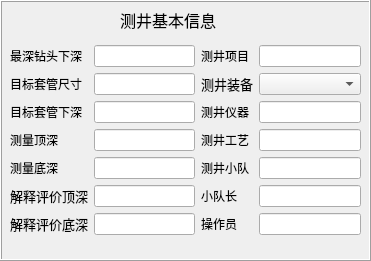
     <widget class="QFrame" name="frame_6">
      <property name="geometry">
       <rect>
        <x>760</x>
        <y>60</y>
        <width>371</width>
        <height>261</height>
       </rect>
      </property>
      <property name="styleSheet">
       <string notr="true">font: 10pt &quot;黑体&quot;;</string>
      </property>
      <property name="frameShape">
       <enum>QFrame::Box</enum>
      </property>
      <property name="frameShadow">
       <enum>QFrame::Raised</enum>
      </property>
      <widget class="QLabel" name="label_94">
       <property name="geometry">
        <rect>
         <x>120</x>
         <y>10</y>
         <width>101</width>
         <height>20</height>
        </rect>
       </property>
       <property name="font">
        <font>
         <family>黑体</family>
         <pointsize>12</pointsize>
         <weight>50</weight>
         <italic>false</italic>
         <bold>false</bold>
        </font>
       </property>
       <property name="styleSheet">
        <string notr="true">font: 12pt &quot;黑体&quot;;</string>
       </property>
       <property name="text">
        <string>测井基本信息</string>
       </property>
      </widget>
      <widget class="QWidget" name="layoutWidget">
       <property name="geometry">
        <rect>
         <x>10</x>
         <y>40</y>
         <width>351</width>
         <height>201</height>
        </rect>
       </property>
       <layout class="QGridLayout" name="gridLayout">
        <item row="0" column="0">
         <layout class="QGridLayout" name="gridLayout_16">
          <item row="4" column="0">
           <widget class="QLabel" name="label_92">
            <property name="styleSheet">
             <string notr="true">font: 10pt &quot;黑体&quot;;</string>
            </property>
            <property name="text">
             <string>测量底深</string>
            </property>
           </widget>
          </item>
          <item row="2" column="1">
           <widget class="QLineEdit" name="lineEdit_109">
            <property name="styleSheet">
             <string notr="true">font: 10pt &quot;黑体&quot;;</string>
            </property>
           </widget>
          </item>
          <item row="6" column="0">
           <widget class="QLabel" name="label_84">
            <property name="font">
             <font>
              <family>黑体</family>
              <pointsize>10</pointsize>
              <weight>50</weight>
              <italic>false</italic>
              <bold>false</bold>
              <underline>false</underline>
             </font>
            </property>
            <property name="styleSheet">
             <string notr="true">font: 10pt &quot;黑体&quot;;</string>
            </property>
            <property name="text">
             <string>解释评价顶深</string>
            </property>
           </widget>
          </item>
          <item row="0" column="1">
           <widget class="QLineEdit" name="lineEdit_102">
            <property name="styleSheet">
             <string notr="true">font: 10pt &quot;黑体&quot;;</string>
            </property>
           </widget>
          </item>
          <item row="2" column="0">
           <widget class="QLabel" name="label_90">
            <property name="styleSheet">
             <string notr="true">font: 10pt &quot;黑体&quot;;</string>
            </property>
            <property name="text">
             <string>目标套管下深</string>
            </property>
           </widget>
          </item>
          <item row="7" column="1">
           <widget class="QLineEdit" name="lineEdit_105">
            <property name="styleSheet">
             <string notr="true">font: 10pt &quot;黑体&quot;;</string>
            </property>
            <property name="text">
             <string/>
            </property>
           </widget>
          </item>
          <item row="1" column="1">
           <widget class="QLineEdit" name="lineEdit_108">
            <property name="styleSheet">
             <string notr="true">font: 10pt &quot;黑体&quot;;</string>
            </property>
           </widget>
          </item>
          <item row="1" column="0">
           <widget class="QLabel" name="label_83">
            <property name="styleSheet">
             <string notr="true">font: 10pt &quot;黑体&quot;;</string>
            </property>
            <property name="text">
             <string>目标套管尺寸</string>
            </property>
           </widget>
          </item>
          <item row="4" column="1">
           <widget class="QLineEdit" name="lineEdit_111">
            <property name="styleSheet">
             <string notr="true">font: 10pt &quot;黑体&quot;;</string>
            </property>
           </widget>
          </item>
          <item row="3" column="0">
           <widget class="QLabel" name="label_91">
            <property name="styleSheet">
             <string notr="true">font: 10pt &quot;黑体&quot;;</string>
            </property>
            <property name="text">
             <string>测量顶深</string>
            </property>
           </widget>
          </item>
          <item row="6" column="1">
           <widget class="QLineEdit" name="lineEdit_103">
            <property name="styleSheet">
             <string notr="true">font: 10pt &quot;黑体&quot;;</string>
            </property>
            <property name="text">
             <string/>
            </property>
           </widget>
          </item>
          <item row="3" column="1">
           <widget class="QLineEdit" name="lineEdit_110">
            <property name="styleSheet">
             <string notr="true">font: 10pt &quot;黑体&quot;;</string>
            </property>
           </widget>
          </item>
          <item row="7" column="0">
           <widget class="QLabel" name="label_85">
            <property name="font">
             <font>
              <family>黑体</family>
              <pointsize>10</pointsize>
              <weight>50</weight>
              <italic>false</italic>
              <bold>false</bold>
              <underline>false</underline>
             </font>
            </property>
            <property name="styleSheet">
             <string notr="true">font: 10pt &quot;黑体&quot;;</string>
            </property>
            <property name="text">
             <string>解释评价底深</string>
            </property>
           </widget>
          </item>
          <item row="0" column="0">
           <widget class="QLabel" name="label_88">
            <property name="styleSheet">
             <string notr="true">font: 10pt &quot;黑体&quot;;</string>
            </property>
            <property name="text">
             <string>最深钻头下深</string>
            </property>
           </widget>
          </item>
         </layout>
        </item>
        <item row="0" column="1">
         <layout class="QGridLayout" name="gridLayout_10">
          <item row="0" column="1">
           <layout class="QVBoxLayout" name="verticalLayout_16">
            <item>
             <widget class="QLineEdit" name="lineEdit_51">
              <property name="styleSheet">
               <string notr="true">font: 10pt &quot;黑体&quot;;</string>
              </property>
              <property name="text">
               <string/>
              </property>
             </widget>
            </item>
            <item>
             <widget class="QComboBox" name="comboBox_5">
              <property name="styleSheet">
               <string notr="true">font: 10pt &quot;黑体&quot;;</string>
              </property>
             </widget>
            </item>
            <item>
             <widget class="QLineEdit" name="lineEdit_42">
              <property name="styleSheet">
               <string notr="true">font: 10pt &quot;黑体&quot;;</string>
              </property>
              <property name="text">
               <string/>
              </property>
             </widget>
            </item>
            <item>
             <widget class="QLineEdit" name="lineEdit_100">
              <property name="styleSheet">
               <string notr="true">font: 10pt &quot;黑体&quot;;</string>
              </property>
              <property name="text">
               <string/>
              </property>
             </widget>
            </item>
            <item>
             <widget class="QLineEdit" name="lineEdit_43">
              <property name="styleSheet">
               <string notr="true">font: 10pt &quot;黑体&quot;;</string>
              </property>
              <property name="text">
               <string/>
              </property>
             </widget>
            </item>
            <item>
             <widget class="QLineEdit" name="lineEdit_54">
              <property name="styleSheet">
               <string notr="true">font: 10pt &quot;黑体&quot;;</string>
              </property>
              <property name="text">
               <string/>
              </property>
             </widget>
            </item>
            <item>
             <widget class="QLineEdit" name="lineEdit_44">
              <property name="styleSheet">
               <string notr="true">font: 10pt &quot;黑体&quot;;</string>
              </property>
              <property name="text">
               <string/>
              </property>
             </widget>
            </item>
           </layout>
          </item>
          <item row="0" column="0">
           <layout class="QVBoxLayout" name="verticalLayout_15">
            <item>
             <widget class="QLabel" name="label_42">
              <property name="styleSheet">
               <string notr="true">font: 10pt &quot;黑体&quot;;</string>
              </property>
              <property name="text">
               <string>测井项目</string>
              </property>
             </widget>
            </item>
            <item>
             <widget class="QLabel" name="label_36">
              <property name="font">
               <font>
                <family>黑体</family>
                <pointsize>10</pointsize>
                <weight>50</weight>
                <italic>false</italic>
                <bold>false</bold>
                <underline>false</underline>
               </font>
              </property>
              <property name="styleSheet">
               <string notr="true">font: 10pt &quot;黑体&quot;;</string>
              </property>
              <property name="text">
               <string>测井装备</string>
              </property>
             </widget>
            </item>
            <item>
             <widget class="QLabel" name="label_37">
              <property name="styleSheet">
               <string notr="true">font: 10pt &quot;黑体&quot;;</string>
              </property>
              <property name="text">
               <string>测井仪器</string>
              </property>
             </widget>
            </item>
            <item>
             <widget class="QLabel" name="label_80">
              <property name="styleSheet">
               <string notr="true">font: 10pt &quot;黑体&quot;;</string>
              </property>
              <property name="text">
               <string>测井工艺</string>
              </property>
             </widget>
            </item>
            <item>
             <widget class="QLabel" name="label_38">
              <property name="styleSheet">
               <string notr="true">font: 10pt &quot;黑体&quot;;</string>
              </property>
              <property name="text">
               <string>测井小队</string>
              </property>
             </widget>
            </item>
            <item>
             <widget class="QLabel" name="label_39">
              <property name="styleSheet">
               <string notr="true">font: 10pt &quot;黑体&quot;;</string>
              </property>
              <property name="text">
               <string>小队长</string>
              </property>
             </widget>
            </item>
            <item>
             <widget class="QLabel" name="label_49">
              <property name="styleSheet">
               <string notr="true">font: 10pt &quot;黑体&quot;;</string>
              </property>
              <property name="text">
               <string>操作员</string>
              </property>
             </widget>
            </item>
           </layout>
          </item>
         </layout>
        </item>
       </layout>
      </widget>
     </widget>
